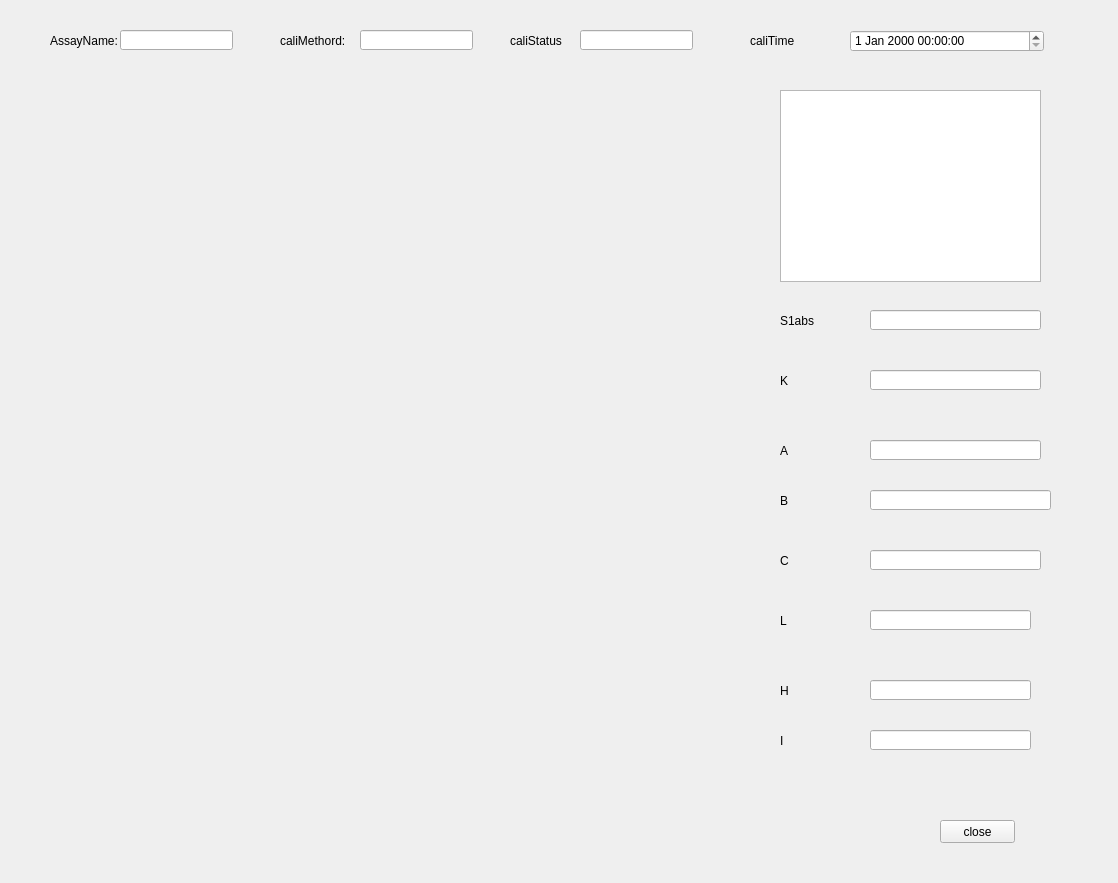
<?xml version="1.0" encoding="UTF-8"?>
<ui version="4.0">
 <class>CaliBrateCurveShow</class>
 <widget class="QWidget" name="CaliBrateCurveShow">
  <property name="geometry">
   <rect>
    <x>0</x>
    <y>0</y>
    <width>1118</width>
    <height>883</height>
   </rect>
  </property>
  <property name="windowTitle">
   <string>CaliBrateCurveShow</string>
  </property>
  <widget class="QLabel" name="label">
   <property name="geometry">
    <rect>
     <x>50</x>
     <y>30</y>
     <width>71</width>
     <height>21</height>
    </rect>
   </property>
   <property name="text">
    <string>AssayName:</string>
   </property>
  </widget>
  <widget class="QLineEdit" name="assayname">
   <property name="geometry">
    <rect>
     <x>120</x>
     <y>30</y>
     <width>113</width>
     <height>20</height>
    </rect>
   </property>
  </widget>
  <widget class="QLineEdit" name="methord">
   <property name="geometry">
    <rect>
     <x>360</x>
     <y>30</y>
     <width>113</width>
     <height>20</height>
    </rect>
   </property>
  </widget>
  <widget class="QLabel" name="label_2">
   <property name="geometry">
    <rect>
     <x>280</x>
     <y>30</y>
     <width>71</width>
     <height>21</height>
    </rect>
   </property>
   <property name="text">
    <string>caliMethord:</string>
   </property>
  </widget>
  <widget class="QLineEdit" name="status">
   <property name="geometry">
    <rect>
     <x>580</x>
     <y>30</y>
     <width>113</width>
     <height>20</height>
    </rect>
   </property>
  </widget>
  <widget class="QLabel" name="label_3">
   <property name="geometry">
    <rect>
     <x>510</x>
     <y>30</y>
     <width>71</width>
     <height>21</height>
    </rect>
   </property>
   <property name="text">
    <string>caliStatus</string>
   </property>
  </widget>
  <widget class="QLabel" name="label_4">
   <property name="geometry">
    <rect>
     <x>750</x>
     <y>30</y>
     <width>71</width>
     <height>21</height>
    </rect>
   </property>
   <property name="text">
    <string>caliTime</string>
   </property>
  </widget>
  <widget class="QDateTimeEdit" name="dateTimeEdit">
   <property name="geometry">
    <rect>
     <x>850</x>
     <y>30</y>
     <width>194</width>
     <height>22</height>
    </rect>
   </property>
  </widget>
  <widget class="QLabel" name="label_5">
   <property name="geometry">
    <rect>
     <x>780</x>
     <y>310</y>
     <width>71</width>
     <height>21</height>
    </rect>
   </property>
   <property name="text">
    <string>S1abs</string>
   </property>
  </widget>
  <widget class="QLineEdit" name="s1abs">
   <property name="geometry">
    <rect>
     <x>870</x>
     <y>310</y>
     <width>171</width>
     <height>20</height>
    </rect>
   </property>
  </widget>
  <widget class="QLabel" name="label_6">
   <property name="geometry">
    <rect>
     <x>780</x>
     <y>440</y>
     <width>71</width>
     <height>21</height>
    </rect>
   </property>
   <property name="text">
    <string>A</string>
   </property>
  </widget>
  <widget class="QLineEdit" name="A">
   <property name="geometry">
    <rect>
     <x>870</x>
     <y>440</y>
     <width>171</width>
     <height>20</height>
    </rect>
   </property>
  </widget>
  <widget class="QLabel" name="label_7">
   <property name="geometry">
    <rect>
     <x>780</x>
     <y>370</y>
     <width>71</width>
     <height>21</height>
    </rect>
   </property>
   <property name="text">
    <string>K</string>
   </property>
  </widget>
  <widget class="QLineEdit" name="K">
   <property name="geometry">
    <rect>
     <x>870</x>
     <y>370</y>
     <width>171</width>
     <height>20</height>
    </rect>
   </property>
  </widget>
  <widget class="QLabel" name="label_8">
   <property name="geometry">
    <rect>
     <x>780</x>
     <y>490</y>
     <width>71</width>
     <height>21</height>
    </rect>
   </property>
   <property name="text">
    <string>B</string>
   </property>
  </widget>
  <widget class="QLineEdit" name="B">
   <property name="geometry">
    <rect>
     <x>870</x>
     <y>490</y>
     <width>181</width>
     <height>20</height>
    </rect>
   </property>
  </widget>
  <widget class="QLabel" name="label_9">
   <property name="geometry">
    <rect>
     <x>780</x>
     <y>550</y>
     <width>71</width>
     <height>21</height>
    </rect>
   </property>
   <property name="text">
    <string>C</string>
   </property>
  </widget>
  <widget class="QLineEdit" name="H">
   <property name="geometry">
    <rect>
     <x>870</x>
     <y>680</y>
     <width>161</width>
     <height>20</height>
    </rect>
   </property>
  </widget>
  <widget class="QLabel" name="label_10">
   <property name="geometry">
    <rect>
     <x>780</x>
     <y>610</y>
     <width>71</width>
     <height>21</height>
    </rect>
   </property>
   <property name="text">
    <string>L</string>
   </property>
  </widget>
  <widget class="QLineEdit" name="L">
   <property name="geometry">
    <rect>
     <x>870</x>
     <y>610</y>
     <width>161</width>
     <height>20</height>
    </rect>
   </property>
  </widget>
  <widget class="QLineEdit" name="C">
   <property name="geometry">
    <rect>
     <x>870</x>
     <y>550</y>
     <width>171</width>
     <height>20</height>
    </rect>
   </property>
  </widget>
  <widget class="QLineEdit" name="I">
   <property name="geometry">
    <rect>
     <x>870</x>
     <y>730</y>
     <width>161</width>
     <height>20</height>
    </rect>
   </property>
  </widget>
  <widget class="QLabel" name="label_11">
   <property name="geometry">
    <rect>
     <x>780</x>
     <y>680</y>
     <width>71</width>
     <height>21</height>
    </rect>
   </property>
   <property name="text">
    <string>H</string>
   </property>
  </widget>
  <widget class="QLabel" name="label_12">
   <property name="geometry">
    <rect>
     <x>780</x>
     <y>730</y>
     <width>71</width>
     <height>21</height>
    </rect>
   </property>
   <property name="text">
    <string>I</string>
   </property>
  </widget>
  <widget class="QTableWidget" name="tableWidget">
   <property name="geometry">
    <rect>
     <x>780</x>
     <y>90</y>
     <width>261</width>
     <height>192</height>
    </rect>
   </property>
  </widget>
  <widget class="CScatterPlotClass" name="widget" native="true">
   <property name="geometry">
    <rect>
     <x>50</x>
     <y>90</y>
     <width>691</width>
     <height>661</height>
    </rect>
   </property>
  </widget>
  <widget class="QPushButton" name="closeBtn">
   <property name="geometry">
    <rect>
     <x>940</x>
     <y>820</y>
     <width>75</width>
     <height>23</height>
    </rect>
   </property>
   <property name="text">
    <string>close</string>
   </property>
  </widget>
 </widget>
 <layoutdefault spacing="6" margin="11"/>
 <customwidgets>
  <customwidget>
   <class>CScatterPlotClass</class>
   <extends>QWidget</extends>
   <header>src/leonis/curveDraw/ScatterPlotClass.h</header>
   <container>1</container>
  </customwidget>
 </customwidgets>
 <resources/>
 <connections/>
</ui>
